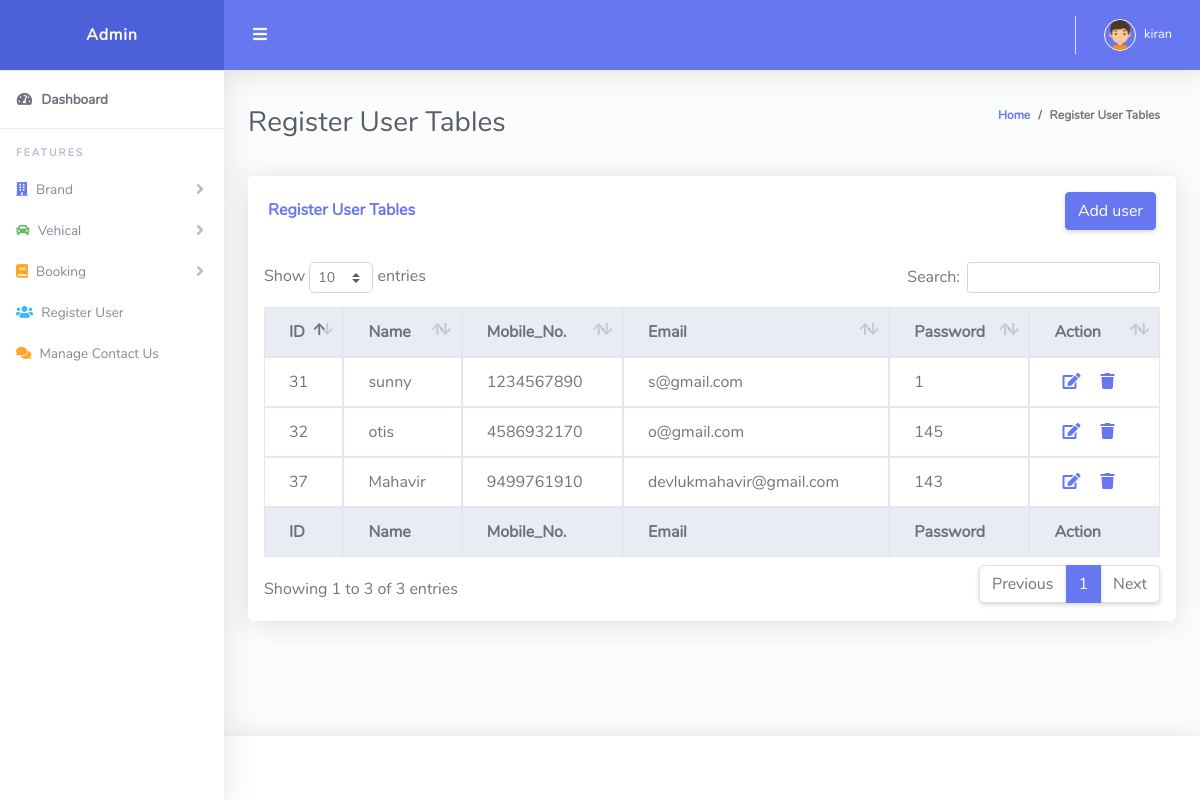
The page /dashboard/reg_user.php (signed in) on the database its author committed.
### tables this page shows
CREATE TABLE `register` (
  `id` int(11) NOT NULL,
  `name` varchar(30) NOT NULL,
  `mo` bigint(10) NOT NULL,
  `email` varchar(40) NOT NULL,
  `password` varchar(20) NOT NULL,
  `c_password` varchar(20) NOT NULL
);

### dashboard/reg_user.php (the view, shortened to what this page needs)
<!DOCTYPE html>
<html lang="en">
<head>
  <link href="vendor/fontawesome-free/css/all.min.css" rel="stylesheet" type="text/css">
  <link href="vendor/bootstrap/css/bootstrap.min.css" rel="stylesheet" type="text/css">
  <link href="css/ruang-admin.min.css" rel="stylesheet">
  <link href="vendor/datatables/dataTables.bootstrap4.min.css" rel="stylesheet">
</head>
<body id="page-top">
  <div id="wrapper">
    <?php
      include('sidebar.php');
    ?>
    <div id="content-wrapper" class="d-flex flex-column">
      <div id="content">
        <?php
          include('topbar.php');
        ?>
        <div class="container-fluid" id="container-wrapper">
          <div class="d-sm-flex align-items-center justify-content-between mb-4">
            <h1 class="h3 mb-0 text-gray-800">Register User Tables</h1>
            <ol class="breadcrumb">
              <li class="breadcrumb-item"><a href="index.php">Home</a></li>
              <li class="breadcrumb-item active" aria-current="page">Register User Tables</li>
            </ol>
          </div>
          <div class="row">
            <div class="col-lg-12">
              <div class="card mb-4">
                <div class="card-header py-3 d-flex flex-row align-items-center justify-content-between">
                  <h6 class="m-0 font-weight-bold text-primary">Register User Tables</h6>
                  <button type="button" class="btn btn-primary" data-toggle="modal" data-target="#exampleModalLong"
                    id="#modalLong">Add user</button>
                </div>
                <div class="table-responsive p-3">
                  <table class="table align-items-center table-flush table-hover" id="dataTableHover">
                    <thead class="thead-light">
                      <tr>
                        <th class="border">ID</th>
                        <th class="border">Name</th>
                        <th class="border">Mobile_No.</th>
                        <th class="border">Email</th>
                        <th class="border">Password</th>
                        <th class="border">Action</th>
                      </tr>
                    </thead>
                    <tfoot class="thead-light">
                      <tr>
                        <th class="border">ID</th>
                        <th class="border">Name</th>
                        <th class="border">Mobile_No.</th>
                        <th class="border">Email</th>
                        <th class="border">Password</th>
                        <th class="border">Action</th>
                      </tr>
                    </tfoot>
                    <tbody>
                    <?php
                        $query = "SELECT * FROM `register`";
                        $result = mysqli_query($conn,$query);
                          if (mysqli_num_rows($result)>0) {
                            while($row=mysqli_fetch_assoc($result))
                            {
                                ?>
                      <tr>
                        <td class="border"><?php echo $row['id']; ?></td>
                        <td class="border"><?php echo $row['name']; ?></td>
                        <td class="border"><?php echo $row['mo']; ?></td>
                        <td class="border"><?php echo $row['email']; ?></td>
                        <td class="border"><?php echo $row['password']; ?></td>
                        <td class="border">
                          <a class="bg-teal-300 cursor-pointer rounded p-1 mx-1 text-green" href="reg_update.php?id=<?php echo $row['id'];?>">
                            <i class="fas fa-edit"></i></a>
                          <a class="bg-teal-300 cursor-pointer rounded p-1 mx-1 text-red-500" href="reg_delete.php?id=<?php echo $row['id'];?>">
                            <i class="fas fa-trash"></i></a>
                        </td>
                      </tr>
                      <?php
                      }
                          }
                          else
                          {
                                ?>
                                <tr>
                                  <td>No Data Found</td>
                                </tr>
                                <?php
                          }
                        ?>
                    </tbody>
                  </table>
                </div>
              </div>
            </div>
          </div>
        </div>
      </div>
      <?php
        include('footer.php');
      ?>
    </div>
  </div>
</body>
</html>

### rows shown on the page
register: id "31", name "sunny", mo "1234567890", email "s@gmail.com", password "1"
register: id "32", name "otis", mo "4586932170", email "o@gmail.com", password "145"
register: id "37", name "Mahavir", mo "9499761910", email "devlukmahavir@gmail.com", password "143"

### other values the page prints
$_SESSION['adminname'] "kiran"
